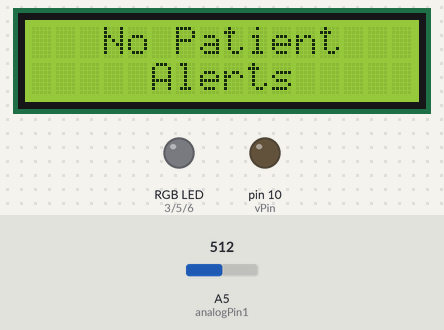
The sketch below on a simulated Arduino Uno, built with avr-gcc and run on an emulated ATmega328P. Parts: 16×2 character LCD, an RGB LED mixed from three pins (HIGH = lit), output pins drawn as LEDs (lit = HIGH). The inputs (shaded band) are chosen by the test bench; at power-on: A5 (analogPin1) = 512. What the sketch prints to the serial monitor is not drawn.

Above: at 6.2 s.
6.3 s: A5 (analogPin1) set to 1011
9.1 s: A5 (analogPin1) set to 1023
At 10.9 s:
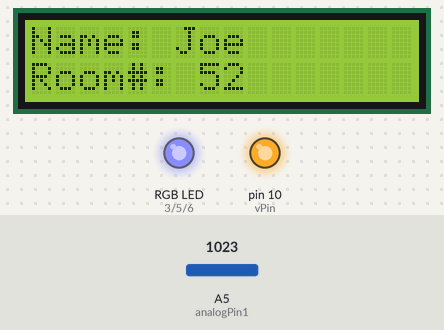
At 11.7 s:
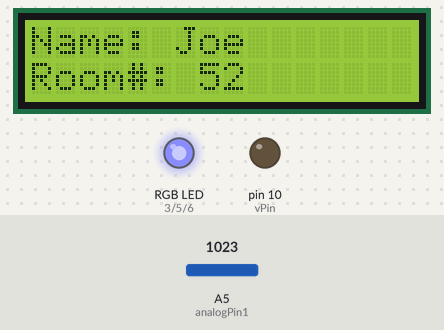
Timing chart, 0 to 17.5 s (numbered marks = the images above; inputs shaded):
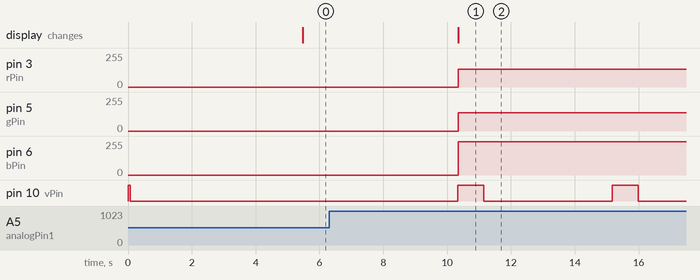

Measured:
- the behaviour switches between 1022 and 1023 on A5 (analogPin1) (found by bisection; images 0 and 1)
- after the input at 6.3 s, every drawn part: stays the same
- after the input at 9.1 s, pin 3 (rPin): 0/255 → 135/255 after 1.2 s; pin 5 (gPin): 0/255 → 138/255 after 1.2 s; pin 6 (bPin): 0/255 → 250/255 after 1.2 s; pin 10 (vPin): alternates HIGH for 0.81 s and LOW for 4.0 s, starting after 1.2 s; the display: changes after 1.2 s (image 1)

The sketch:

NurseDevice.ino
```cpp
#include <SPI.h>
#include <Wire.h>
#include <LiquidCrystalFast.h>
#include <Button.h>

//SETUP LCD DISPLAY
int brightness = 255;
int rPin = 3;
int gPin = 5;
int bPin = 6;

int analogPin1 = 19;
int digButtonPin2 = 12;
int vPin = 10;
long lastPress1 = 0;
long lastPress2 = 0;

long lastVibrate = 0;
//pins on LCD display
// lcd(4,5,6,14,13,12,11)
//    (RS,RW, EN, DB7, DB6, DB5, DB4)

int r = 0;
int g = 0;
int b = 0;

//String nameQueue = "Albert,Bob,Carl123456789,Dick,Ed,";
//String roomQueue = "1,2,3,4,5,";
//String riskQueue = "1,2,3,4,4,";

String nameQueue = "";
String roomQueue = "";
String riskQueue = "";

String name = "";
String rNum ="";
String riskStr = "";

String lcdLine1 = "";
String lcdLine2 = "";


byte screenOn = 1;
int riskLevel = 1;
int currentDisplayItem = 1;
long lastUpdate = 0;
long lastLoop = 0;
int lcdDelay = 1000; //Milliseconds

// Pins on Trinket
LiquidCrystalFast lcd(8,14,4,18,17,16,15);
//Button button1 = Button(11);
//Button button2 = Button(12);

void setup(void)
{
  Serial.begin(9600);
  SPI.begin();
  lcd.begin(16, 2);
// Initialize background color pins
pinMode(rPin, OUTPUT);
pinMode(gPin, OUTPUT);
pinMode(bPin, OUTPUT);
pinMode(vPin, OUTPUT);
digitalWrite(vPin, LOW);
pinMode(digButtonPin2, INPUT);
pinMode(analogPin1, INPUT);

setOff();
delay(5000);
//testScript();
}

void loop(void)
{
  analog5Pressed();
  digButton12Pressed();
  updateDisplay();
  if (millis() - lastVibrate > 750)
  { digitalWrite(vPin, LOW); }

}

//Functions
void testScript()
{
  Serial.println(queueSize());
  addPatient("Bobby", 99, 3);
  addPatient("Zach", 20,4);
  removePatient("Zach");
  removePatient("Bobby");
  delay(2000);
}

void digButton12Pressed()
{
  int len = 8;
  int sum = 0;
  int expVal = 1;
  for (int i = 1; i <= len; i++)
  { sum += digitalRead(digButtonPin2);  delay(25);}

  //Serial.println(existsName("Joe") == 1);
  if ((sum == (len * expVal)) && (millis() - lastPress2 > 5000) && (existsName("Steve") == 0)) {
    addPatient("Steve",39,4);
    lastPress2 = millis();
    printQueues("Button 2 Digital: Added Steve");
  }
}
void analog5Pressed()
{
  int len = 8;
  int sum = 0;
  int expVal = 1023;
  for (int i = 1; i <= len; i++)
  { sum += analogRead(analogPin1); delay(25); }

  //Serial.println(existsName("Joe") == 1);
  if ((sum == len * expVal) && (millis() - lastPress1 > 5000) && (existsName("Joe") == 0)) {
    addPatient("Joe",52,3);
    lastPress1 = millis();
    printQueues("Button 2 Analog: Added Joe");
  }
}
void addPatient(String patientName, int patRoomNumber, int patRiskLevel)
{

  printQueues("Adding " + patientName);
  nameQueue = addQueueEntry(nameQueue, patientName, 1);
  roomQueue = addQueueEntry(roomQueue, String(patRoomNumber), 1);
  riskQueue = addQueueEntry(riskQueue, String(patRiskLevel), 1);
  printQueues("Added " + patientName);
}
void vibrate()
{
  if (millis() - lastVibrate > 3500) {
  digitalWrite(vPin, HIGH);
  lastVibrate = millis(); }
}

void updateDisplay()
{

  if (queueSize() == 0) { lcdDelay = 750; }
  else { lcdDelay = 1500; }


if (millis() - lastUpdate > lcdDelay) {
  if (currentDisplayItem > queueSize())
   {
      currentDisplayItem = 1;
   }
  getAllData(currentDisplayItem);
  displayPatientInfo(currentDisplayItem);
  //Serial.println(currentDisplayItem);
  currentDisplayItem++;
  lastUpdate = millis();
}

if (millis() - lastPress1 > 15000 && existsName("Joe") == 1)
{
  removePatient("Joe");
  lastPress1 = millis();
}

if (millis() - lastPress2 > 30000 && existsName("Steve") == 1)
{
  removePatient("Steve");
  lastPress2 = millis();
}

}
void printQueues(String Header)
{
  Serial.println(Header);
  Serial.println(nameQueue);
  Serial.println(roomQueue);
  Serial.println(riskQueue);
}


void removePatient(String patientName)
{
  if (existsName(patientName) == 1) {
  int nameIndex = findNameIndex(patientName);

nameQueue = deleteQueueEntry(nameQueue, nameIndex);
roomQueue = deleteQueueEntry(roomQueue, nameIndex);
riskQueue = deleteQueueEntry(riskQueue,nameIndex);

printQueues("Removed Patient ---> " + patientName); }

}

int existsName(String patientName)
{
  int i = 1;
  int exName = 0;
  while (i <= queueSize() && exName == 0)
  {
    if (getQueueEntry(nameQueue, i) == patientName)
   {
       exName = 1;
   }
   i++;
  }
 return exName;
}

int findNameIndex(String patientName)
{

  printQueues("Finding Patient ---> " + patientName);

  int index = 0;
  for (int i = 1; i <= queueSize(); i++) {
    if (patientName == getQueueEntry(nameQueue,i))
    {
      index = i;
    }
  }
  Serial.print("Found! ---> Index of " + patientName); Serial.println(index);
  return index;

}

void getAllData(int itemNumber)
{
  name = getQueueEntry(nameQueue, itemNumber);
  rNum = getQueueEntry(roomQueue, itemNumber);
  riskLevel = getQueueEntry(riskQueue, itemNumber).toInt();
}

String deleteQueueEntry(String queue, int itemNumber)
{
  if (itemNumber > 0)
  {
  itemNumber--;
  int count = 0;
  int lastIndex = -1;
  while (count < itemNumber)
  {
    count++;
    lastIndex = queue.indexOf(',',lastIndex+1);
  }
  queue.remove(lastIndex+1, queue.indexOf(',',lastIndex+1) - lastIndex);

  }
    return queue;

}

//Complete
String getQueueEntry(String queue, int itemNumber)
{
  itemNumber--;
  int count = 0;
  int lastIndex = -1;
  while (count < itemNumber)
  {
    count++;
    lastIndex = queue.indexOf(',',lastIndex+1);
  }
  return queue.substring(lastIndex+1,queue.indexOf(',',lastIndex+1));
}

//Complete
void changeRiskQueue(int itemNumber, char newRisk)
{
  itemNumber--;
  int count = 0;
  int lastIndex = 0;

  while (count < itemNumber)
  {
    count++;
    lastIndex = riskQueue.indexOf(',',lastIndex+1);
  }
  riskQueue.setCharAt(lastIndex+1,newRisk);
}

//Complete
String addQueueEntry(String queue, String entry, int itemNumber)
{
  itemNumber--;
  String temp = "";
  int count = 0;
  int lastIndex = 0;
  while (count < itemNumber)
    {
      count++;
      lastIndex = queue.indexOf(',',lastIndex+1);
    }
  if (itemNumber > 0)
    {
      temp = queue.substring(0,lastIndex+1);
      queue = temp + entry + "," + queue.substring(lastIndex+1, queue.length());
    }
  else if (itemNumber == 0)
    {
      queue = entry + "," + queue;
    }
  return queue;

}

String moveQueueEntry(String queue, int itemNumber, int newItemNumber)
{
 String temp = getQueueEntry(queue, itemNumber);

 if (itemNumber > newItemNumber)
 {
 queue = addQueueEntry(queue,temp, newItemNumber);
 queue = deleteQueueEntry(queue, newItemNumber);
 queue = deleteQueueEntry(queue, itemNumber+1);
 }

 if (itemNumber < newItemNumber)
 {
 queue = deleteQueueEntry(queue, itemNumber);
 queue = addQueueEntry(queue,temp, newItemNumber);
 queue = deleteQueueEntry(queue, newItemNumber);
 }

 return queue;
}

int queueSize() {
  int count = 0;
  for (int x = 1; x < nameQueue.length(); x++) {
    if (nameQueue.charAt(x) == ',')
    {
    count++;
    }
  }
  return count;
}

void displayPatientInfo(int itemNumber) {
  lcd.clear();
 //lcd.home();
 if (queueSize() >= 1) {
  lcdLine1 = formatString("Name: " + name);
  lcdLine2 = formatString("Room#: " + rNum);
  vibrate();
}
 else {
  lcdLine1 = formatString("   No Patient   ");
  lcdLine2 = formatString("     Alerts   ");
  }
  Serial.println(lcdLine1);
  Serial.println(lcdLine2);
  lcd.print(lcdLine1);
  lcd.setCursor(0,1);
  lcd.print(lcdLine2);

  switch (riskLevel)
  {
  case 0:
  setOff();
  break;
  //Taken Care of
  case 1:
  setGreen();
  break;
  //Nurse Acknowledged
  case 2:
  setBlue();
  break;
  //Low Risk
  case 3:
  setYellow();
  break;
  //High Risk
  case 4:
  setRed();
  break;
  }
}
String formatString(String Str)
{
  if (Str.length() > 16)
  {
    return Str.substring(0,15);
  }
  else
  {
    return expand16(Str);
  }
}
String expand16(String Str) {
  while (Str.length() < 16)
  {
    Str += " ";
  }
  return Str;
}

void setOff()
{
analogWrite(rPin, 0);
analogWrite(gPin, 0);
analogWrite(bPin, 0);
}

void setRed()
{
  setBG(255, 10, 0, brightness);
}

void setYellow()
{
  setBG(255, 200, 5, brightness);
}

void setBlue()
{
  setBG(50, 75, 255, brightness);
}
void setGreen()
{
  setBG(0, 255, 0, brightness);
}

//Complete
void setBG(int r, int g, int b, int brightness)
{
//Map to account for increased brightness of RED led
r = map(r, 0, 255, 0, 120);
g = map(g, 0, 255, 0, 150);

// Map to achieve correct display brightness
r = map(r, 0, 255, 0, brightness);
g = map(g, 0, 255, 0, brightness);
b = map(b, 0, 255, 0, brightness);

// Invert RGB values from 0-255 to 255-0 due to display feature
r = map(r, 0, 255, 255, 0);
g = map(g, 0, 255, 255, 0);
b = map(b, 0, 255, 255, 0);

analogWrite(rPin, r);
analogWrite(gPin, g);
analogWrite(bPin, b);
}
```
